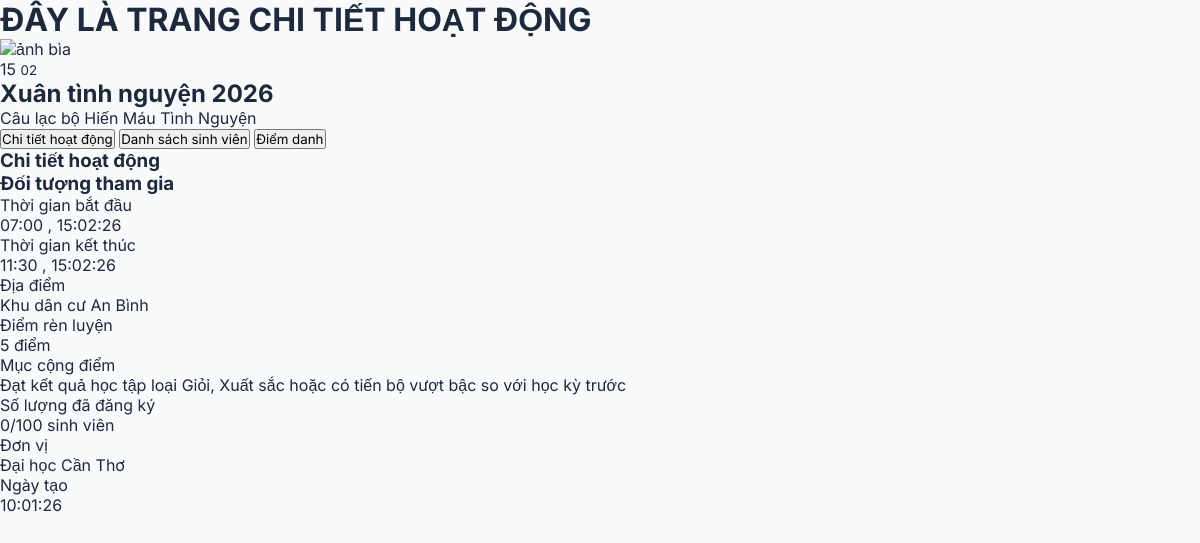
The page /manager/pages/act-detail.php?id=HD001 (signed in) on the database its author committed.
### tables this page shows
CREATE TABLE `hoatdong` (
  `Id` int(11) NOT NULL,
  `MaHoatDong` varchar(11) NOT NULL,
  `MaToChuc` varchar(11) NOT NULL,
  `MaMucCongDiem` varchar(11) NOT NULL,
  `TenHoatDong` varchar(250) NOT NULL,
  `NgayTao` datetime NOT NULL DEFAULT current_timestamp(),
  `DiaDiem` varchar(250) NOT NULL,
  `DoiTuongThamGia` varchar(256) NOT NULL,
  `SoLuongToiDa` int(11) NOT NULL DEFAULT 10000000,
  `ThoiGianBatDau` datetime NOT NULL,
  `ThoiGianKetThuc` datetime NOT NULL,
  `DiemRenLuyen` int(11) NOT NULL,
  `NoiDungHD` text NOT NULL,
  `AnhAvt` varchar(256) NOT NULL,
  `AnhBia` varchar(256) NOT NULL,
  `MaForm` varchar(256) NOT NULL,
  `LinkForm` text NOT NULL,
  `LinkQr` text NOT NULL
);

CREATE TABLE `tochuc` (
  `MaToChuc` varchar(11) NOT NULL,
  `MaTaiKhoan` int(11) NOT NULL,
  `MaDonVi` varchar(11) NOT NULL,
  `TenToChuc` varchar(250) NOT NULL,
  `NgayThanhLap` date NOT NULL,
  `MoTa` text NOT NULL,
  `AnhDaiDien` varchar(256) NOT NULL
);

CREATE TABLE `muccongdiemrenluyen` (
  `MaMucCongDiem` varchar(11) NOT NULL,
  `TenMucCongDiem` varchar(256) NOT NULL,
  `DiemToiDa` int(11) NOT NULL
);

CREATE TABLE `donvi` (
  `IdDonVi` int(11) NOT NULL,
  `MaDonVi` varchar(11) NOT NULL,
  `TenDonVi` varchar(250) NOT NULL
);

### manager/auth.php (called while the page is built, shortened)
<?php
$stmt1 = $conn->prepare("SELECT * FROM ToChuc WHERE MaTaiKhoan = ?");
$stmt1->execute([$_SESSION['user_id']]);
$org = $stmt1->fetch(PDO::FETCH_ASSOC);
$stmt2 = $conn->prepare("SELECT * FROM DonVi WHERE MaDonVi = ?");
$stmt2->execute([$org['MaDonVi']]);
$unit = $stmt2->fetch(PDO::FETCH_ASSOC);
?>

### manager/pages/act-detail.php (the view, shortened to what this page needs)
<?php
require_once "../../config/db.php";
require_once "../auth.php";
$actId = $_GET['id'] ?? '';
$sql1 = "SELECT
            hd.*,
            COUNT(dk.MSSV) AS total
        FROM HoatDong hd
        LEFT JOIN DangKy dk
            ON hd.MaHoatDong = dk.MaHoatDong
        WHERE hd.MaHoatDong = ?
        GROUP BY hd.MaHoatDong";
$stmt1 = $conn->prepare($sql1);
$stmt1->execute([$actId]);
$act = $stmt1->fetch(PDO::FETCH_ASSOC);
$dateStart = new DateTime($act['ThoiGianBatDau']);
$dateEnd = new DateTime($act['ThoiGianKetThuc']);
$dateCreate = new DateTime($act['NgayTao']);
$sql2 = "SELECT *
        FROM MucCongDiemRenLuyen
        WHERE MaMucCongDiem = ?";
$stmt2 = $conn->prepare($sql2);
$stmt2->execute([$act['MaMucCongDiem']]);
$bonus = $stmt2->fetch(PDO::FETCH_ASSOC);
?>
<!DOCTYPE html>
<html lang="en">
<head>
    <link rel="stylesheet" href="../assets/css/manager-pages.css">
</head>
<body>
    <h1>ĐÂY LÀ TRANG CHI TIẾT HOẠT ĐỘNG</h1>
    <div class="act-detail-container" id="act-detail-container" data-id="<?= $actId ?>">
        <div class="act-detail-img">
            <img src="<?= $act['AnhBia'] ?>" alt="ảnh bìa" >
            <div class="act-date">
                <span><?= $dateStart->format('d') ?></span>
                <small><?= $dateStart->format('m') ?></small>
            </div>
        </div>
        <div class="act-detail-title">
            <div class="act-detail-title-info">
                <h2><?= $act['TenHoatDong'] ?></h2>
                <span><?= $org['TenToChuc'] ?></span>
            </div>
            <div class="act-detail-item">
                <button class="act-detail-btn detail-btn">
                    <span>Chi tiết hoạt động</span>
                </button>
                <button class="act-detail-btn list-register-btn">
                    <span>Danh sách sinh viên</span>
                </button>
                <button class="act-detail-btn take-attendance-btn">
                    <span>Điểm danh</span>
                </button>
            </div>
        </div>
        <div class="act-detail-describe act-detail-block active" id="act-detail-1" >
            <h3>Chi tiết hoạt động</h3>
            <h3>Đối tượng tham gia</h3>
        </div>
                <?php include "student-list.php" ?>
        <div class="act-detail-info">
            <div class="act-detail-info-item">
                <div class="act-detail-info-right">
                    <span>Thời gian bắt đầu</span>
                </div>
                <div class="act-detail-info-left">
                    <?= $dateStart->format('H:i') ?> , <?= $dateStart->format('d:m:y')?>
                </div>
            </div>
            <div class="act-detail-info-item">
                <div class="act-detail-info-right">
                    <span>Thời gian kết thúc</span>
                </div>
                <div class="act-detail-info-left">
                    <?= $dateEnd->format('H:i') ?> , <?= $dateStart->format('d:m:y')?>
                </div>
            </div>
            <div class="act-detail-info-item">
                <div class="act-detail-info-right">
                    <span>Địa điểm</span>
                </div>
                <div class="act-detail-info-left">
                    <?= $act['DiaDiem'] ?>
                </div>
            </div>
            <div class="act-detail-info-item">
                <div class="act-detail-info-right">
                    <span>Điểm rèn luyện</span>
                </div>
                <div class="act-detail-info-left">
                    <?= $act['DiemRenLuyen'] ?> điểm
                </div>
            </div>
            <div class="act-detail-info-item">
                <div class="act-detail-info-right">
                    <span>Mục cộng điểm</span>
                </div>
                <div class="act-detail-info-left">
                    <?= $bonus['TenMucCongDiem'] ?>
                </div>
            </div>
            <div class="act-detail-info-item">
                <div class="act-detail-info-right">
                    <span>Số lượng đã đăng ký</span>
                </div>
                <div class="act-detail-info-left">
                    <?= $act['total'] ?>/<?= $act['SoLuongToiDa']?> sinh viên
                </div>
            </div>
            <div class="act-detail-info-item">
                <div class="act-detail-info-right">
                    <span>Đơn vị</span>
                </div>
                <div class="act-detail-info-left">
                    <?= $unit['TenDonVi'] ?>
                </div>
            </div>
            <div class="act-detail-info-item">
                <div class="act-detail-info-right">
                    <span>Ngày tạo</span>
                </div>
                <div class="act-detail-info-left">
                    <?= $dateCreate->format('d:m:y') ?>
                </div>
            </div>
        </div>
    </div>
</body>
</html>

### assets/css/manager-pages.css (style rules this page uses)
:root { --primary-color: #3b82f6; --primary-hover: #2563eb; --primary-light: #eff6ff; --text-dark: #1e293b; --text-muted: #64748b; --bg-body: #f8fafc; --bg-sidebar: #ffffff; --border-color: #e2e8f0; --header-height: 70px; --sidebar-width: 280px; --shadow-sm: 0 1px 3px rgba(0, 0, 0, 0.05); --shadow-md: 0 4px 6px -1px rgba(0, 0, 0, 0.05), 0 2px 4px -1px rgba(0, 0, 0, 0.03); --transition-fast: all 0.2s cubic-bezier(0.4, 0, 0.2, 1); }
* { box-sizing: border-box; margin: 0; padding: 0; font-family: "Inter", sans-serif; -webkit-font-smoothing: antialiased; }
body { background-color: var(--bg-body); color: var(--text-dark); min-height: 100vh; overflow-x: hidden; display: flex; flex-direction: column; }
.act-detail-block { display: none; }
.act-detail-block.active { display: block; }

### rows shown on the page
hoatdong: ThoiGianBatDau "15", ThoiGianBatDau "02", TenHoatDong "Xuân tình nguyện 2026", ThoiGianBatDau "07:00", ThoiGianBatDau "15:02:26", ThoiGianKetThuc "11:30", DiaDiem "Khu dân cư An Bình", DiemRenLuyen "5", SoLuongToiDa "100", NgayTao "10:01:26"
tochuc: TenToChuc "Câu lạc bộ Hiến Máu Tình Nguyện"
muccongdiemrenluyen: TenMucCongDiem "Đạt kết quả học tập loại Giỏi, Xuất sắc hoặc có tiến bộ vượt bậc so với học kỳ trước"
donvi: TenDonVi "Đại học Cần Thơ"

### other values the page prints
$act['total'] "0"
